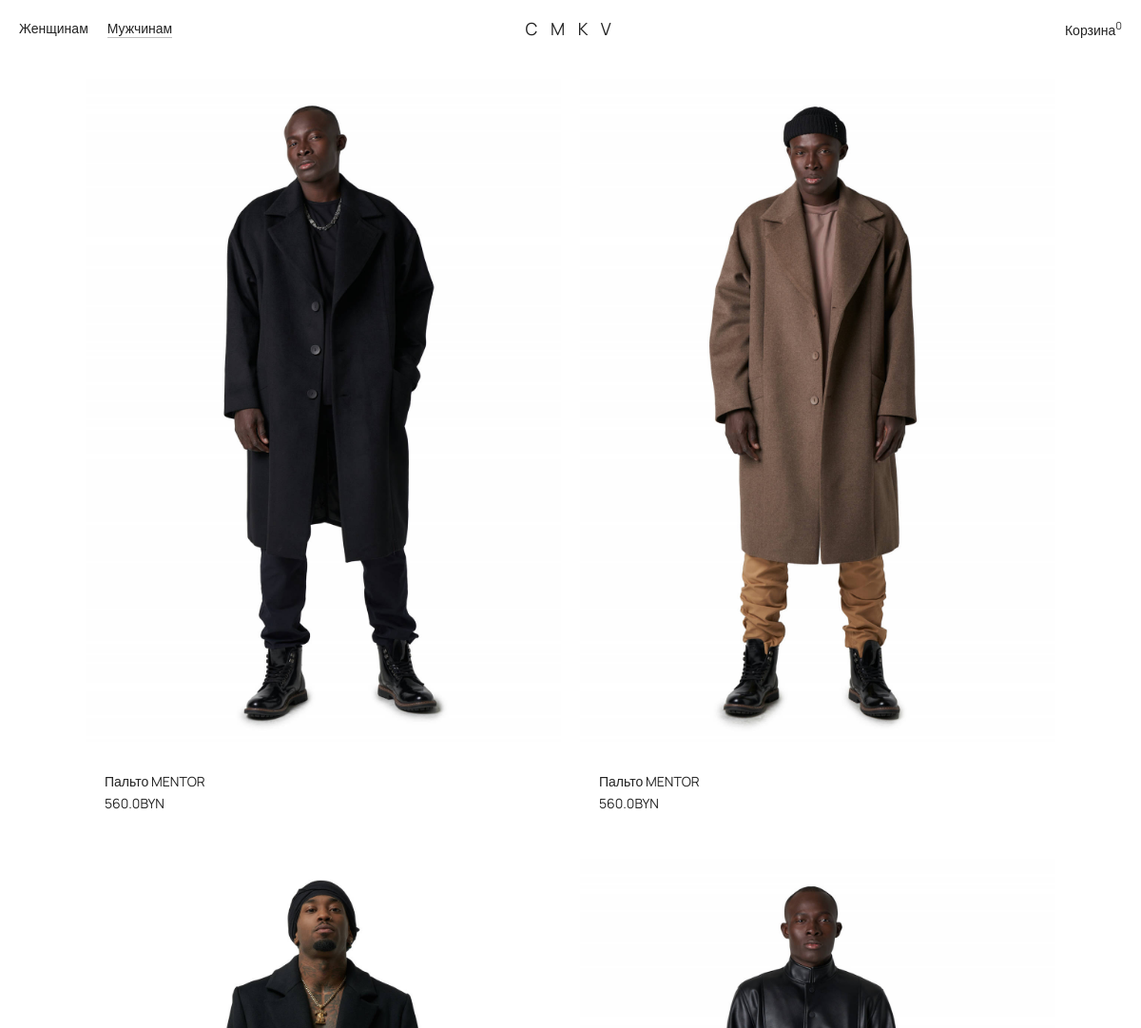
Page /catalog/man/ (upper part) on the earlier database version.
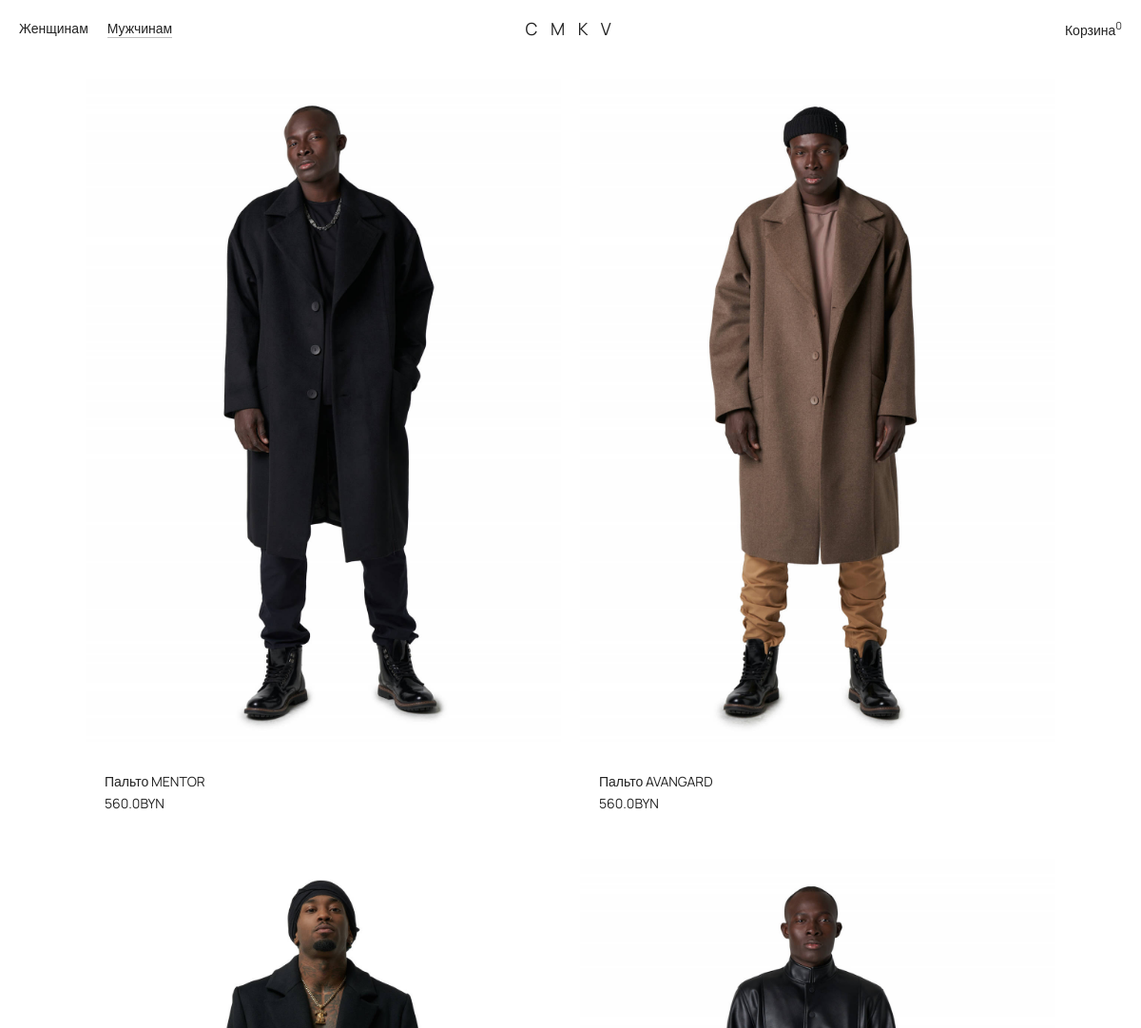
Same page on the later database version.
### shop/models.py (models this page shows, shortened)
class Coat(models.Model):
    class Sex(models.TextChoices):
        male = 'Муж'
        female = 'Жен'
    class Meta:
        verbose_name = 'Пальто'
        verbose_name_plural = 'Пальто'
    title = models.CharField(max_length=255, unique=True, verbose_name='Название')
    description = models.TextField(verbose_name='Описание')
    composition = models.TextField(verbose_name='Состав')
    price = models.FloatField(verbose_name='Стоимость')
    sex = models.CharField(choices=Sex.choices, max_length=3, verbose_name='Пол')
    image = models.ImageField(null=True, verbose_name='Изображение')
    available_size = models.ManyToManyField('CoatSize', verbose_name='Доступные размеры')

### shop/views.py (the view)
# urls.py: path('catalog/man/', man_catalog, name='man_catalog'),
def man_catalog(request):
    context = {'coats': Coat.objects.filter(sex='Муж')}
    return render(request, 'shop/catalog.html', context)

### shop/templates/shop/catalog.html (shortened to what this page needs)
{% extends 'shop/index.html' %}
{% load static %}
{% block head %}
    <link rel="stylesheet" href="{% static 'css/catalog.css' %}">
{% endblock %}
{% block container %}
    <div class="flex header" id="header">
        <div class="flex change-catalog nav-element">
            <a href="{% url 'woman_catalog' %}"
               class="change {% if request.resolver_match.url_name == "woman_catalog" %}active-link{% endif %}">Женщинам</a>
            <a href="{% url 'man_catalog' %}"
               class="change {% if request.resolver_match.url_name == "man_catalog" %}active-link{% endif %}">Мужчинам</a>
        </div>
        <div class="flex logo nav-element">
            <a href="{% url 'main' %}" class="header-logo">C M K V</a>
        </div>
        <div class="flex cart nav-element">
            <a href="javascript:" class="open-cart" id="open-cart-button">Корзина<sup class="cart-counter"
                                                                                      id="cart-counter">0</sup> </a>
        </div>
    </div>
    <div class="flex content">
        {% for c in coats %}
            <div class="flex item-card">
                <div class="card-image">
                    <img src="{{ c.image.url }}" alt="item img" class="image">
                </div>
                <div class="flex card-text">
                    <a href="/product/{{ c.id }}" class="item-link">Пальто {{ c.title }}</a>
                    <p class="item-price">{{ c.price }}BYN</p>
                </div>
            </div>
        {% endfor %}
    </div>
    {% include 'shop/static_components/cart.html' %}
{% endblock %}

### shop/templates/shop/index.html (shortened to what this page needs)
{% load static %}
<!doctype html>
<html lang="ru">
<head>
    <link rel="stylesheet" href="{% static 'css/styles.css' %}">
    {% block head %}{% endblock %}
</head>
<body>
{% block container %}
{% endblock %}
</body>
</html>

### shop/templates/shop/static_components/cart.html (shortened to what this page needs)
{% load static %}
<link rel="stylesheet" href="{% static 'css/cart.css' %}">

### shop/static/css/styles.css (style rules this page uses)
body { margin: 0; padding: 0; outline: 0; font-family: 'Manrope', sans-serif; display: flex; flex-direction: column; }
a, p, h1, h2, h3, h4, h5, h6 { color: #222; text-decoration: none; }
.flex { display: flex; }

### shop/static/css/catalog.css (style rules this page uses)
.header { height: 60px; position: fixed; justify-content: space-between; align-items: center; padding: 0 20px; width: calc(100% - 40px); transition: .25s; top: 0; background-color: #fff; }
.nav-element { width: 300px }
.change-catalog { gap: 20px; align-items: center; }
.logo { justify-content: center; align-items: center; font-size: 18px; letter-spacing: 5px; }
.cart { justify-content: flex-end; align-items: center; }
.open-cart, .change, .item-link { font-size: 14px; border-bottom: 1px solid rgba(0, 0, 0, 0); }
.cart-counter { width: 15px; height: 15px; color: #333; font-size: 11px; }
.active-link { border-bottom: 1px solid rgba(0, 0, 0, 0.25); }
.content { margin: 80px 20px 40px 20px; gap: 20px; justify-content: center; align-items: flex-end; flex-wrap: wrap; min-height: calc(100vh - 200px); }
.item-card { width: 500px; height: 800px; flex-direction: column; }
.card-image { width: 500px; }
.image { width: 500px; height: 700px; object-fit: cover; }
.card-text { height: 100px; flex-direction: column; justify-content: center; align-items: flex-start; gap: 4px; padding: 0 20px; }
.item-price { margin: 0; line-height: 18px; font-size: 14px; }

Differences in the rows shown:
changed Coat: title "MENTOR" → "AVANGARD"
